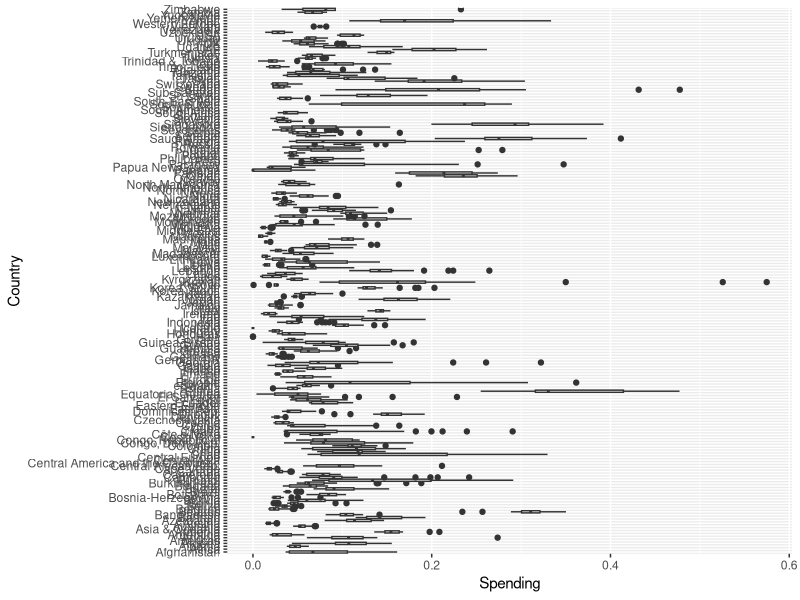

Write the R code that produced this figure.
## ---- chunk 1
#Reading in Excel with Skips etc.
library(here)
library(readxl) 
library(tidyverse)

military <- read_xlsx(here("Week 4", "Practice Activity", "gov_spending_per_capita.xlsx"), 
                      sheet = "Share of Govt. spending", 
                      skip = 7, 
                      n_max = 190)
## ---- chunk 2
#2.Converting missing values to NAs
military_clean <- military |> 
  mutate(across(everything(), na_if, y = ". ."),
         across(everything(), na_if, y = "xxx")
         )
## ---- chunk 3
#3. Coverting year columns to numerics
military_clean <- military_clean |> 
  mutate(across("1988":"2019", as.numeric))
## ---- chunk 4
#Reading in region data
cont_region <- read_xlsx(here("Week 4", "Practice Activity", "gov_spending_per_capita.xlsx"), 
                      sheet = "Regional totals", 
                      skip = 14) |> 
  filter(Region != "World total (including Iraq)", 
         Region != "World total (excluding Iraq)")
## ---- chunk 5
#4. anti_join to filter unwanted country values
military_unwanted <- cont_region |> 
  anti_join(military_clean, by = c("Region" = "Country"))
## ---- chunk 6
#4. Putting years into one column
military_long <- military_clean |> 
  pivot_longer("1988":"2019",
               names_to = "Year",
               values_to = "Spending")
## ---- chunk 7
#5. Boxplots of no long data
military_long |> 
  ggplot(mapping = aes(y = Country, x = Spending)) +
  geom_boxplot()
